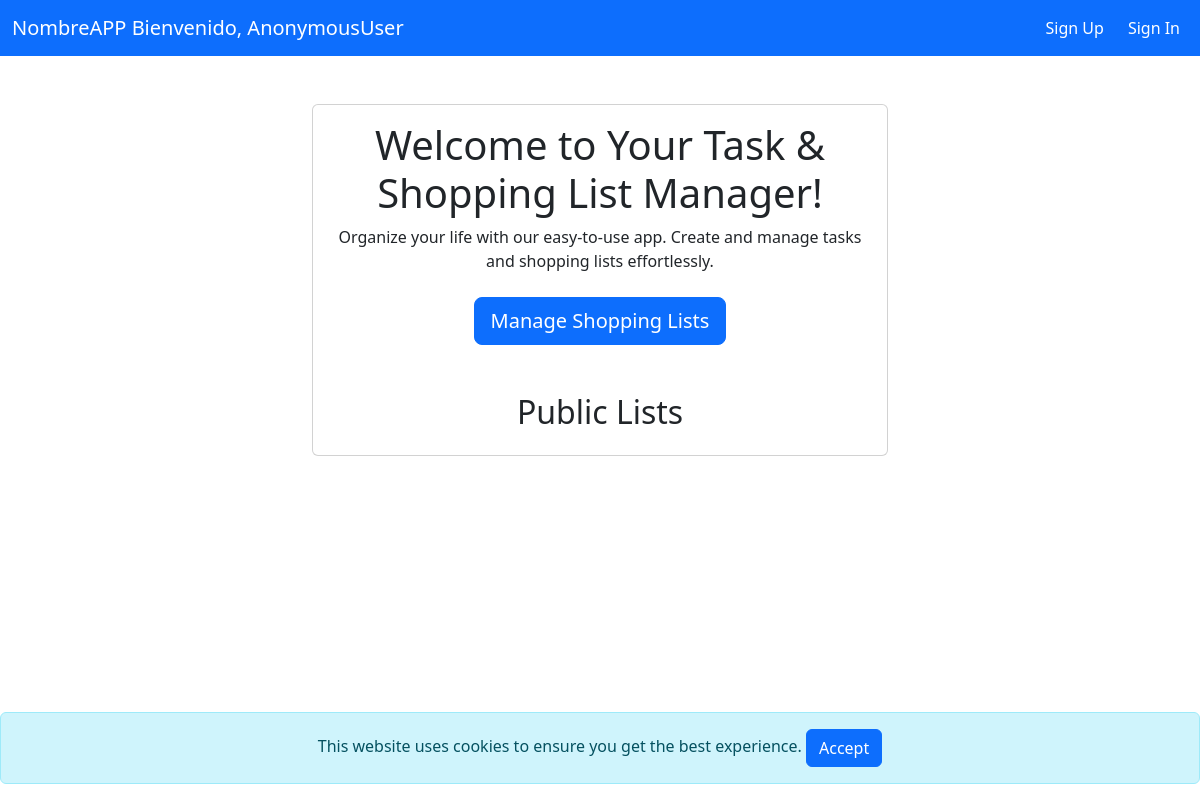
The app's page /, older data.
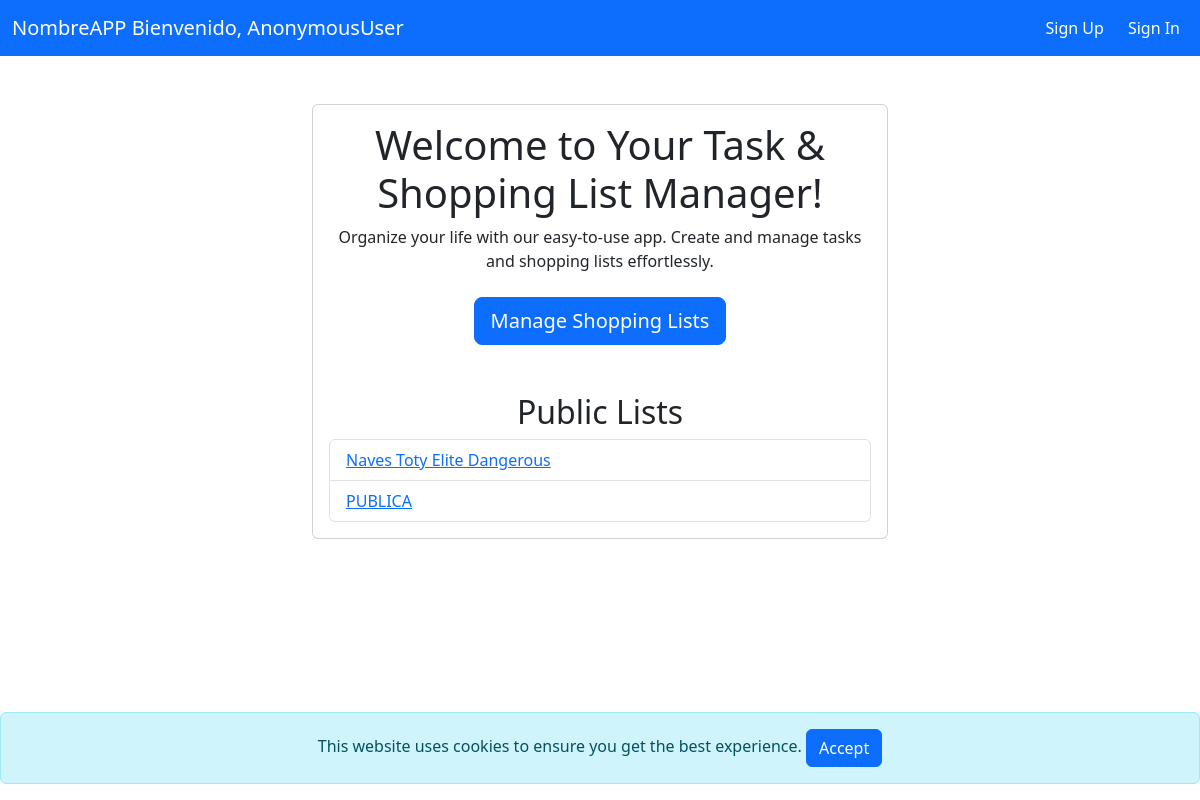
The same page, newer data.
### lists/models.py (models this page shows, shortened)
class List(models.Model):
    name = models.CharField(max_length=50)
    description = models.CharField(max_length=256)
    creator = models.ForeignKey(User, on_delete=models.CASCADE, related_name="created_lists")
    created_on = models.DateTimeField(auto_now_add=True)
    collaborators = models.ManyToManyField(User, related_name="collaborated_lists", blank=True)
    last_modified = models.DateTimeField(auto_now=True)
    modified_by = models.ForeignKey(User, on_delete=models.CASCADE, blank=True, null=True)
    is_public = models.BooleanField(default=False)

### auth_app/views.py (the view)
# urls.py: path('', views.home, name='home'),
def home(request):
    public_lists = List.objects.filter(is_public=True)  # Fetch public lists
    return render(request, 'home.html', {
        'public_lists': public_lists  # Pass public lists to the template
    })

### auth_app/templates/home.html (shortened to what this page needs)
{% extends 'base_auth.html' %}
{% load static %}
{% block content %}
    <div class="container-fluid h-100">
        <div class="row h-100 align-items-center justify-content-center">
            <div class="col-md-6">
                <div class="card mt-5">
                    <div class="card-body">
                        <h1 class="card-title text-center">Welcome to Your Task & Shopping List Manager!</h1>
                        <p class="card-text text-center">Organize your life with our easy-to-use app. Create and manage tasks and shopping lists effortlessly.</p>
                        <div class="text-center mt-4">
                           <a href="{% url 'lists' %}" class="btn btn-primary btn-lg ml-3"> Manage Shopping Lists</a>
                        </div>
                        <div class="mt-5">
                            <h2 class="text-center">Public Lists</h2>
                            <ul class="list-group">
                                {% for list in public_lists %}
                                    <li class="list-group-item">
                                        <a href="{% url 'list_details' list.id %}">{{ list.name }}</a>
                                    </li>
                                {% endfor %}
                            </ul>
                        </div>
                    </div>
                </div>
            </div>
        </div>
    </div>
{% endblock %}

Row changes from the older to the newer data that the page shows:
added List: name "Naves Toty Elite Dangerous"
added List: name "PUBLICA"
